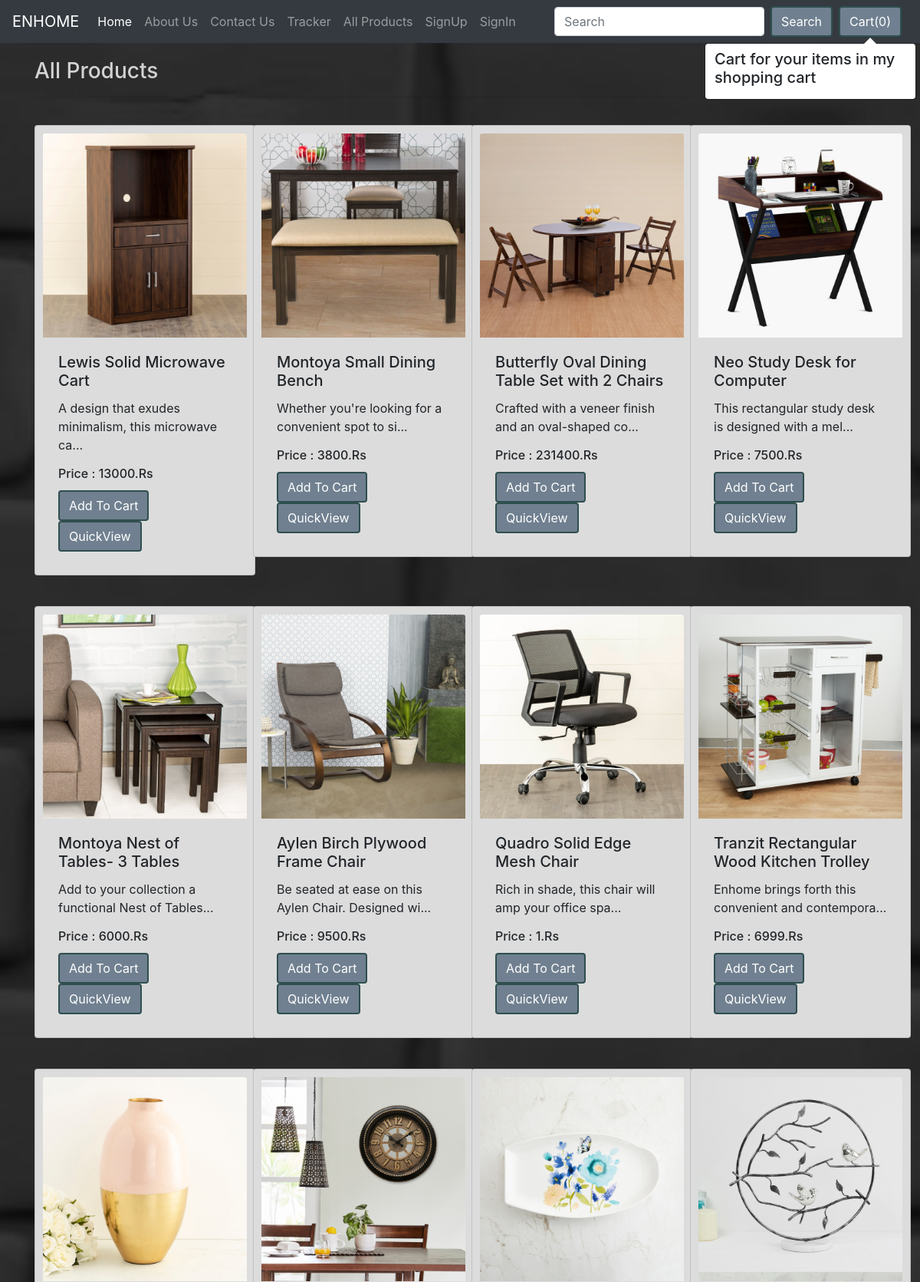
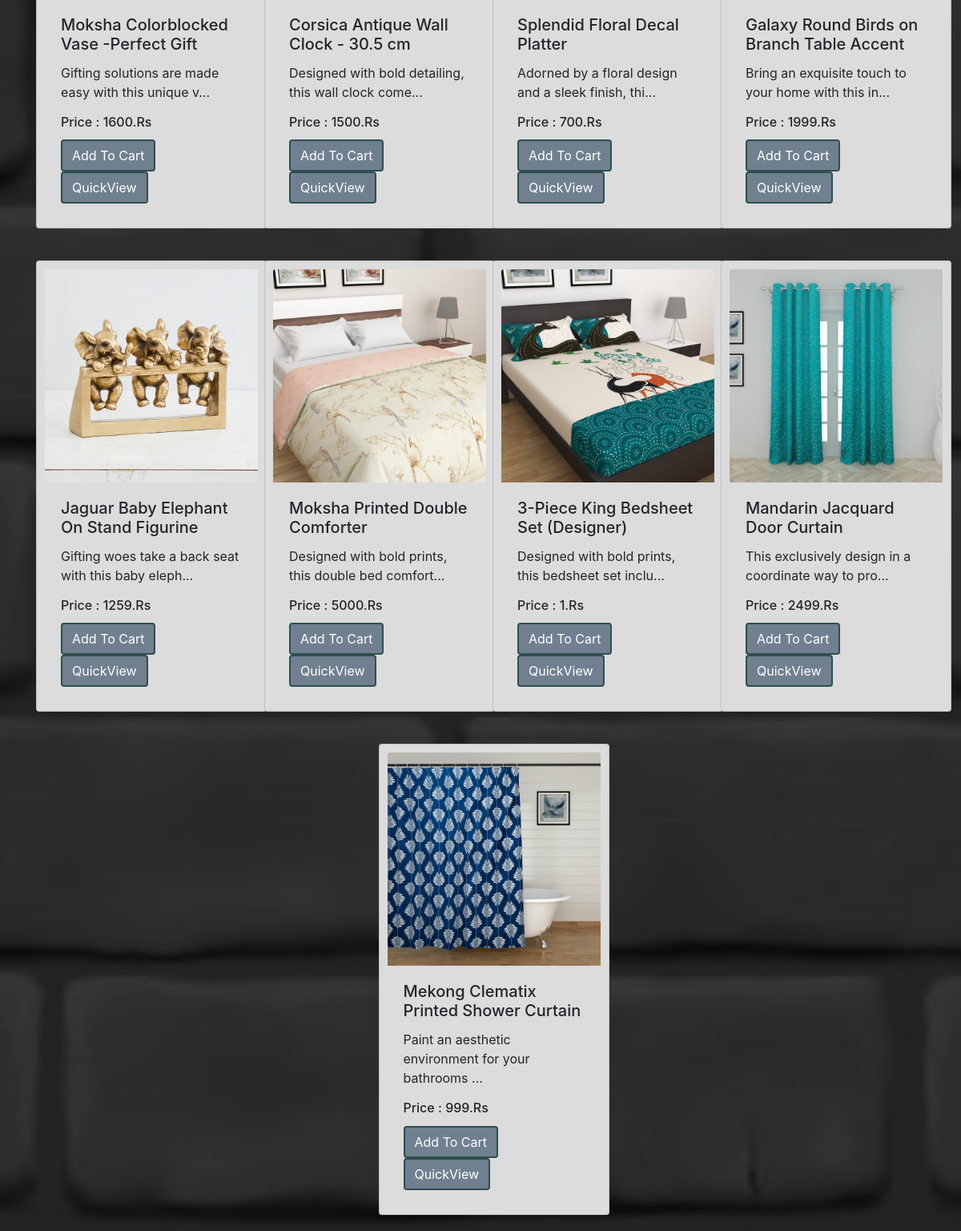
Screenshot of /shop/categories/ with the database file from the repository (2 pictures, top to bottom).
### shop/models.py (models this page shows, shortened)
class Product(models.Model):
    product_id=models.AutoField
    product_name=models.CharField(max_length=50)
    category = models.CharField(max_length=50, default="")
    sub_category = models.CharField(max_length=50, default="")
    price = models.IntegerField(default=0)
    desc=models.CharField(max_length=3000)
    pub_date=models.DateField()
    image = models.ImageField(upload_to="shop/images", default="")

### shop/views.py (the view)
# urls.py: path("categories/",views.categories,name="Categories"),
def categories(request):
    products = Product.objects.all()
    params={'products':products}
    return render(request, 'shop/categories.html',params)

### shop/templates/shop/categories.html (shortened to what this page needs)
{% extends 'shop/base.html' %}
{%block css %}
{% load static %}
{% endblock %}
{% block body %}
    <div class="container">
    <h3 class="head">All Products</h3><hr>
    <div class="row">
        {% for i in products %}
        <div class="col-xs-3 col-sm-3 col-md-3">
                        <div class="card align-items-center" style="width: 18rem;">
                            <img src='/media/{{i.image}}' class="card-img-top" alt="...">
                            <div class="card-body">
                                <h5 class="card-title" id="namepr{{i.id}}">{{i.product_name}}</h5>
                                <p class="card-text">{{i.desc|slice:"0:50"}}...</p>
                                 <h6 class="card-title" >Price : <span id="pricepr{{i.id}}">{{i.price}}</span>.Rs</h6>
                                <span id="divpr{{i.id}}" class="divpr">
                                    <button id="pr{{i.id}}" class="btn cart">Add To Cart</button>
                                </span>
                                <a href="/shop/products/{{i.id}}"><button id="qv{{i.id}}" class="btn cart">QuickView</button></a>
                            </div>
                        </div>
                    </div>
        {% endfor %}
    </div>
</div>
{% endblock %}

### rows the page displays
Product: image (picture), product_name "Lewis Solid Microwave Cart", desc "A design that exudes minimalism, this microwave ca", price "13000"
Product: image (picture), product_name "Montoya Small Dining Bench", desc "Whether you're looking for a convenient spot to si", price "3800"
Product: image (picture), product_name "Butterfly Oval Dining Table Set with 2 Chairs", desc "Crafted with a veneer finish and an oval-shaped co", price "231400"
Product: image (picture), product_name "Neo Study Desk for Computer", desc "This rectangular study desk is designed with a mel", price "7500"
Product: image (picture), product_name "Montoya Nest of Tables- 3 Tables", desc "Add to your collection a functional Nest of Tables", price "6000"
Product: image (picture), product_name "Aylen Birch Plywood Frame Chair", desc "Be seated at ease on this Aylen Chair. Designed wi", price "9500"
Product: image (picture), product_name "Quadro Solid Edge Mesh Chair", desc "Rich in shade, this chair will amp your office spa", price "1"
Product: image (picture), product_name "Tranzit Rectangular Wood Kitchen Trolley", desc "Enhome brings forth this convenient and contempora", price "6999"
Product: image (picture), product_name "Moksha Colorblocked Vase -Perfect Gift", desc "Gifting solutions are made easy with this unique v", price "1600"
Product: image (picture), product_name "Corsica Antique Wall Clock - 30.5 cm", desc "Designed with bold detailing, this wall clock come", price "1500"
Product: image (picture), product_name "Splendid Floral Decal Platter", desc "Adorned by a floral design and a sleek finish, thi", price "700"
Product: image (picture), product_name "Galaxy Round Birds on Branch Table Accent", desc "Bring an exquisite touch to your home with this in", price "1999"
Product: image (picture), product_name "Jaguar Baby Elephant On Stand Figurine", desc "Gifting woes take a back seat with this baby eleph", price "1259"
Product: image (picture), product_name "Moksha Printed Double Comforter", desc "Designed with bold prints, this double bed comfort", price "5000"
Product: image (picture), product_name "3-Piece King Bedsheet Set (Designer)", desc "Designed with bold prints, this bedsheet set inclu", price "1"
Product: image (picture), product_name "Mandarin Jacquard Door Curtain", desc "This exclusively design in a coordinate way to pro", price "2499"
Product: image (picture), product_name "Mekong Clematix Printed Shower Curtain", desc "Paint an aesthetic environment for your bathrooms", price "999"
